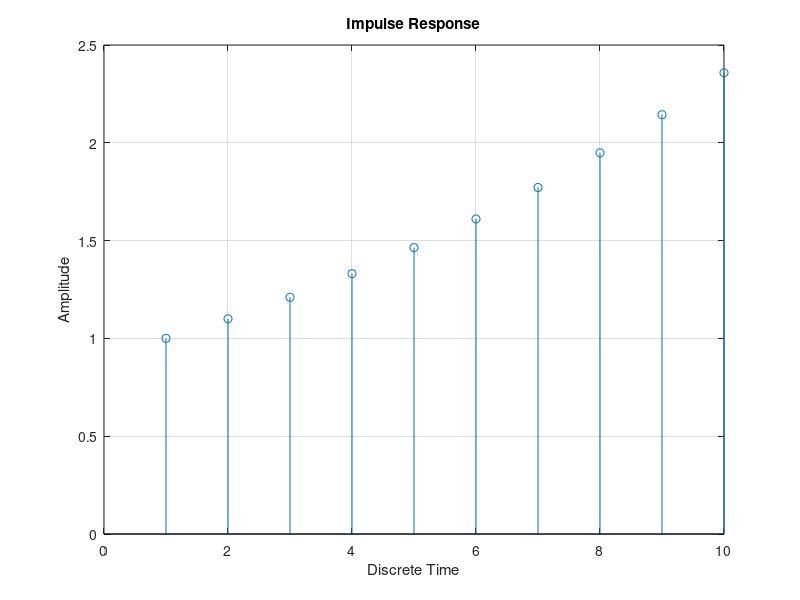
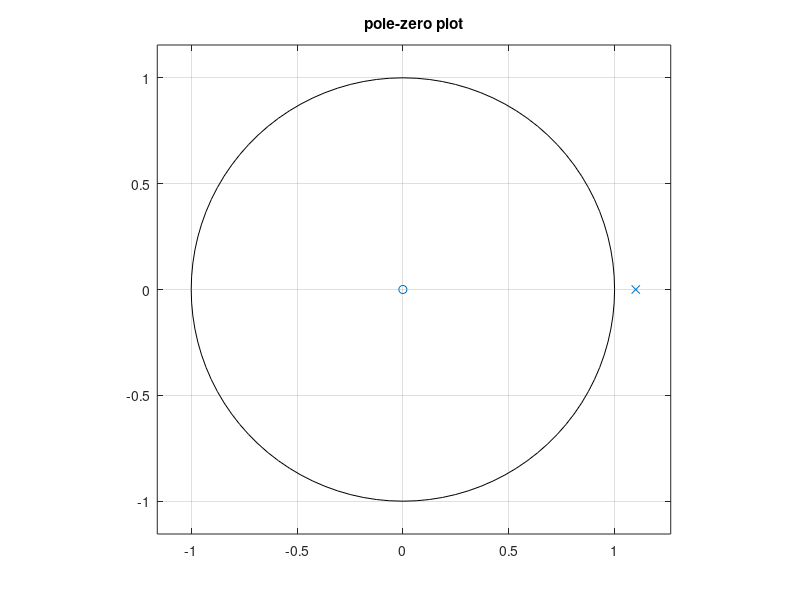
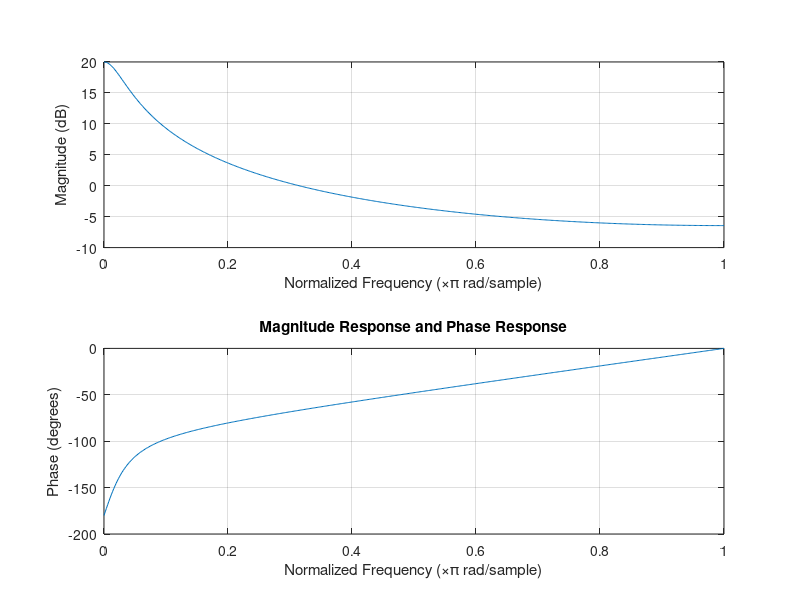

MATLAB code for these plots, in order:
x=[1,zeros(1,9)] %To simulate unit impulse
y(1)=x(1) %This is actually y(0)
y(2)=1.1*y(1)+x(2) %This is actually y(1)
for n=3:10
    y(n)=1.1*y(n-1)+x(n)
end

%To obtain impulse response using inbuilt command
a=[1,-1.1] %Coefficients of y(n) & y(n-1)
b=[1] %Coefficients of x(n)
x=[1,zeros(1,9)] %To simulate unit impulse
y1=filter(b,a,x) %To find the output due to unit impulse

%To plot the impulse response
stem(y)
grid on
xlabel('Discrete Time')
ylabel('Amplitude')
title('Impulse Response')

%To obtain pole-zero plot
a=[1,-1.1] %coefficients of y(n) and y(n-1)
b=[1] %coefficient of x(n)
figure
zplane(b,a)
title('pole-zero plot')

%To plot magnitude response and phase response
figure
freqz(b,a)
title('Magnitude Response and Phase Response')
